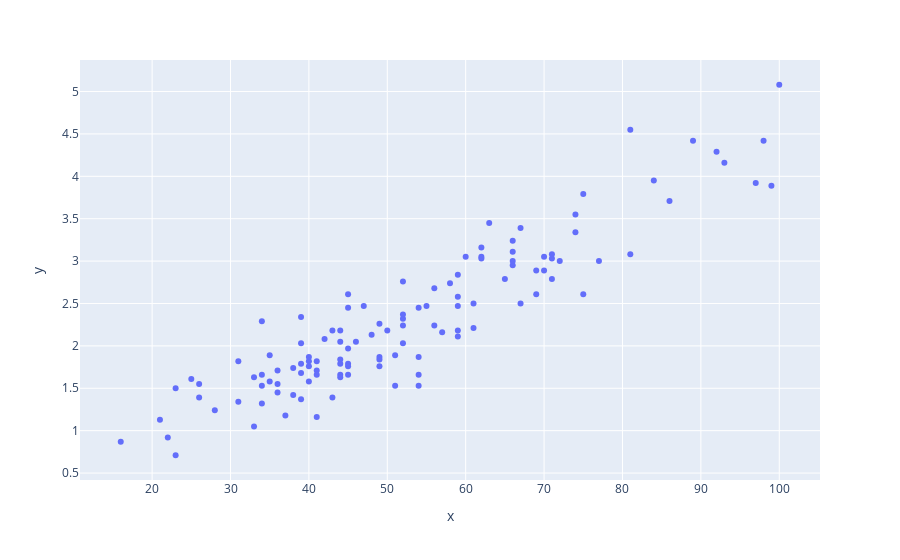

Here is the notebook cell this chart was saved with:
### Code cell
px.scatter(x=epl_data["Points"], y=epl_data["GCA"])

### Figure 1 — Plotly figure (JSON) as saved in the notebook; plotly's stock layout.template omitted (floating-point values rounded to 4 significant figures)
{"data": [{"hovertemplate": "x=%{x}<br>y=%{y}<extra></extra>", "legendgroup": "", "marker": {"color": "#636efa", "symbol": "circle"}, "mode": "markers", "name": "", "orientation": "v", "showlegend": false, "type": "scatter", "x": [63, 44, 40, 54, 70, 44, 49, 37, 47, 75, 100, 81, 44, 36, 33, 33, 77, 41, 31, 42, 70, 45, 36, 40, 34, 72, 49, 54, 26, 16, 52, 97, 98, 66, 45, 39, 71, 50, 52, 57, 56, 35, 34, 41, 54, 66, 43, 49, 62, 99, 81, 66, 44, 21, 54, 52, 59, 34, 39, 59, 61, 55, 41, 39, 67, 44, 59, 28, 59, 66, 69, 86, 74, 45, 23, 43, 62, 26, 65, 45, 69, 45, 46, 51, 35, 74, 48, 39, 38, 52, 92, 93, 58, 49, 22, 40, 71, 23, 56, 51, 84, 61, 39, 59, 62, 44, 45, 36, 52, 31, 34, 67, 89, 75, 71, 38, 25, 60, 40, 41], "xaxis": "x", "y": [3.45, 2.18, 1.58, 1.53, 2.89, 2.05, 1.87, 1.18, 2.47, 3.79, 5.08, 3.08, 1.66, 1.71, 1.63, 1.05, 3, 1.82, 1.34, 2.08, 3.05, 2.61, 1.45, 1.82, 1.32, 3, 2.26, 2.45, 1.55, 0.87, 2.24, 3.92, 4.42, 3.11, 1.79, 2.03, 3.03, 2.18, 2.32, 2.16, 2.24, 1.89, 1.66, 1.71, 1.87, 3.24, 1.39, 1.76, 3.05, 3.89, 4.55, 2.95, 1.63, 1.13, 1.66, 2.03, 2.47, 1.53, 2.34, 2.18, 2.5, 2.47, 1.66, 1.37, 2.5, 1.84, 2.11, 1.24, 2.84, 3, 2.89, 3.71, 3.34, 1.97, 0.71, 2.18, 3.16, 1.39, 2.79, 1.66, 2.61, 2.45, 2.05, 1.89, 1.58, 3.55, 2.13, 1.79, 1.74, 2.76, 4.29, 4.16, 2.74, 1.84, 0.92, 1.87, 3.08, 1.5, 2.68, 1.53, 3.95, 2.21, 1.68, 2.58, 3.03, 1.79, 1.76, 1.55, 2.37, 1.82, 2.29, 3.39, 4.42, 2.61, 2.79, 1.42, 1.61, 3.05, 1.76, 1.16], "yaxis": "y"}], "layout": {"legend": {"tracegroupgap": 0}, "margin": {"t": 60}, "xaxis": {"anchor": "y", "domain": [0, 1], "title": {"text": "x"}}, "yaxis": {"anchor": "x", "domain": [0, 1], "title": {"text": "y"}}}}
